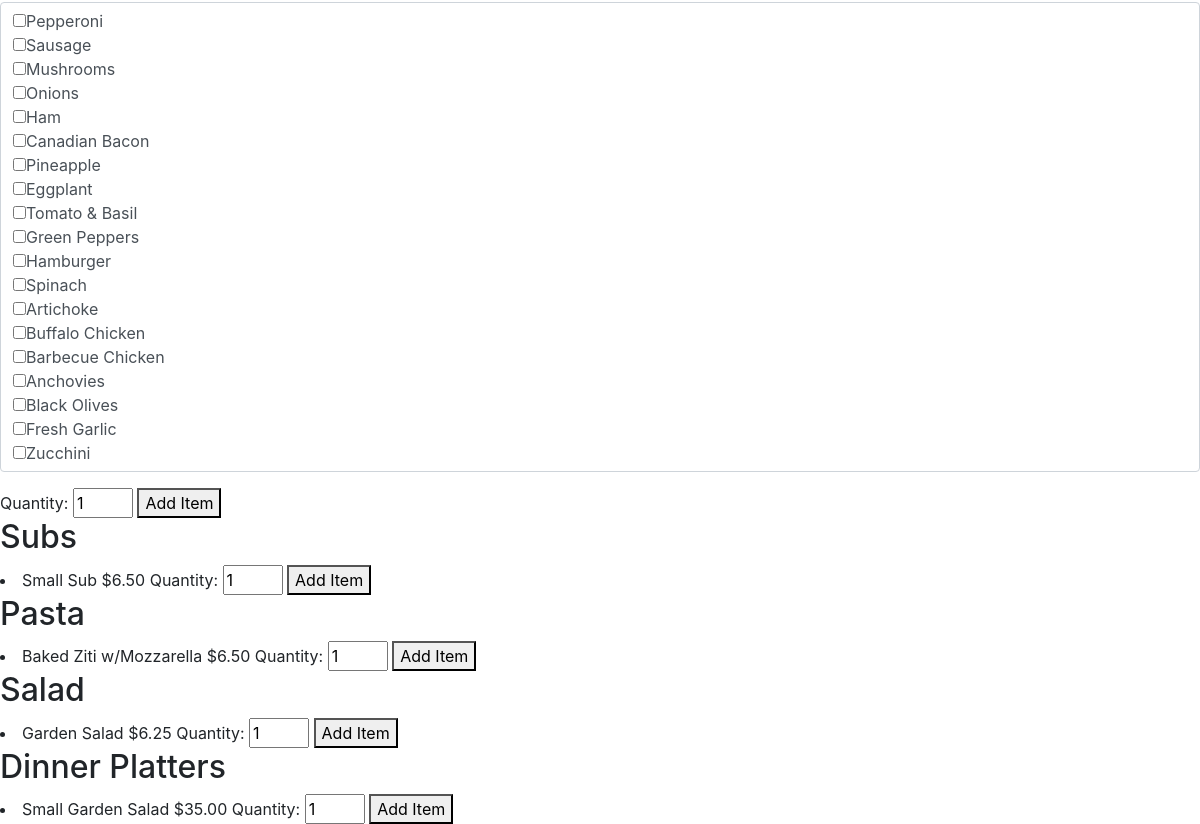
Before: /menu (lower part) with the older database file.
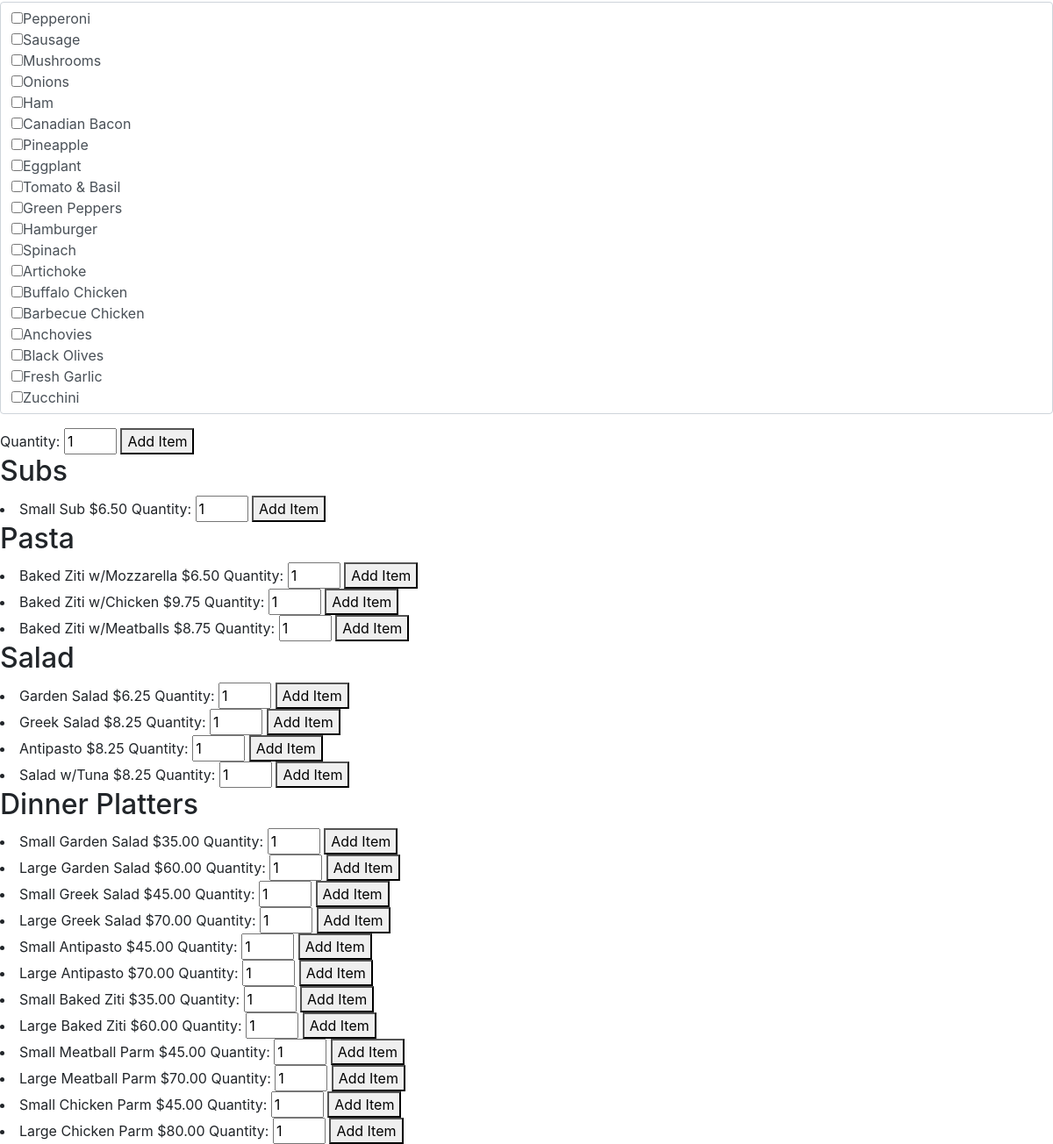
After: the same page with the newer database file.
### orders/models.py (models this page shows, shortened)
class Topping(models.Model):
    name = models.CharField(max_length = 64)

class Food(models.Model):
    item = models.ForeignKey(Item, on_delete=models.CASCADE, related_name="FoodItem")
    price = models.DecimalField(max_digits = 10, decimal_places=2,validators=[MinValueValidator(0)])
    size = models.ForeignKey(Size, on_delete=models.CASCADE, related_name="Size")
    options = (('true', 'Yes'), ('false', 'No'))
    hasToppings = models.CharField(max_length = 5, choices = options, default = 'false')
    numToppings = models.PositiveIntegerField(default = 0, help_text = "0 for cheese pizza")
    name = models.CharField(max_length = 64, default = "None", help_text = "Do not include size in name")

class Size(models.Model):
    name = models.CharField(max_length = 64)
    def __str__(self):
        return f"{self.name}"

class Item(models.Model):
    name = models.CharField(max_length = 64)
    def __str__(self):
        return f"{self.name}"

### orders/views.py (the view)
# urls.py: path("menu", views.menu, name="menu"),
def menu(request):
    context = {
        "page_text": "This is Pinnochio's Pizza menu!",
        "pizzas": Food.objects.filter(item__name = 'Pizza'),
        "subs": Food.objects.filter(item__name = 'Sub'),
        "pastas": Food.objects.filter(item__name = 'Pasta'),
        "salads": Food.objects.filter(item__name = 'Salad'),
        "dinners": Food.objects.filter(item__name = 'Dinner Platter'),
        "toppings": Topping.objects.all()
    }
    return render(request, "orders/menu.html", context)

### orders/templates/orders/menu.html (shortened to what this page needs)
{% extends "orders/base.html" %}
{% load static %}
{% block body %}
   {% for pizza in pizzas %}
      <form action="{% url 'add_item' pizza.id%}" method="post" class="submitOrder">
        {% if pizza.numToppings > 0 %}
        <div class="form-group">
            <div name="topping" data-numTop="{{pizza.numToppings}}" class="form-control toppings">
                {% for topping in toppings%}
                <input type="checkbox" name = "toppings" value="{{topping.id}}">{{topping.name}} <br>
                {% endfor %}
            </div>
          </div>
        {% endif %}
        Quantity:
        <input type="number" class = "quantity" name="quantity" min="1" value="1">
        <button class="add-item" type="submit" name="food" value="{{pizza.id}}">Add Item</button>
      </form>
    {% endfor %}
  <h2>Subs</h2>
    {% for sub in subs %}
      <form action="{% url 'add_item' sub.id%}" method="post">
        {% csrf_token %}<li>
          {{sub.size}} {{ sub.item }} ${{sub.price}}
          Quantity:
          <input type="number" class = "quantity" name="quantity" min="1" value="1">
        <button class="add-item" type="submit" name="food" value="{{sub.id}}">Add Item</button>
        </li>
      </form>
    {% endfor %}
  <h2>Pasta</h2>
   {% for pasta in pastas %}
      <form action="{% url 'add_item' pasta.id%}" method="post">
      <li>
         {{ pasta.name }} ${{pasta.price}}
          Quantity:
        <input type="number" class = "quantity" name="quantity" min="1" value="1">
          <button class="add-item" type="submit" name="food" value="{{pasta.id}}">Add Item</button>
      </li>
      </form>
    {% endfor %}
  <h2>Salad</h2>
    {% for salad in salads %}
      <form action="{% url 'add_item' salad.id%}" method="post">
      <li>
        {{ salad.name }} ${{salad.price}}
          Quantity:
        <input type="number" class = "quantity" name="quantity" min="1" value="1">
          <button class="add-item" type="submit" name="food" value="{{salad.id}}">Add Item</button>
      </li>
      </form>
    {% endfor %}
  <h2>Dinner Platters</h2>
    {% for dinner in dinners %}
      <form action="{% url 'add_item' dinner.id%}" method="post">
      <li>
        {{ dinner.size }} {{ dinner.name }} ${{dinner.price}}
          Quantity:
        <input type="number" class = "quantity" name="quantity" min="1" value="1" size = "3">
          <button class="add-item" type="submit" name="food" value="{{dinner.id}}">Add Item</button>
      </li>
      </form>
    {% endfor %}
{% endblock %}

Changed rows visible on the page:
added Food: name "Baked Ziti w/Chicken", price "9.75", {{ pasta.id }} 15 (drawn), shown under "Pasta"
added Food: name "Baked Ziti w/Meatballs", price "8.75", {{ pasta.id }} 16 (drawn), shown under "Pasta"
added Food: name "Greek Salad", price "8.25", {{ salad.id }} 17 (drawn), shown under "Salad"
added Food: name "Antipasto", price "8.25", {{ salad.id }} 18 (drawn), shown under "Salad"
added Food: name "Salad w/Tuna", price "8.25", {{ salad.id }} 19 (drawn), shown under "Salad"
added Food: size "Large", name "Garden Salad", price "60.00", {{ dinner.id }} 20 (drawn), shown under "Dinner Platters"
added Food: size "Small", name "Greek Salad", price "45.00", {{ dinner.id }} 21 (drawn), shown under "Dinner Platters"
added Food: size "Large", name "Greek Salad", price "70.00", {{ dinner.id }} 22 (drawn), shown under "Dinner Platters"
added Food: size "Small", name "Antipasto", price "45.00", {{ dinner.id }} 23 (drawn), shown under "Dinner Platters"
added Food: size "Large", name "Antipasto", price "70.00", {{ dinner.id }} 24 (drawn), shown under "Dinner Platters"
added Food: size "Small", name "Baked Ziti", price "35.00", {{ dinner.id }} 25 (drawn), shown under "Dinner Platters"
added Food: size "Large", name "Baked Ziti", price "60.00", {{ dinner.id }} 26 (drawn), shown under "Dinner Platters"
added Food: size "Small", name "Meatball Parm", price "45.00", {{ dinner.id }} 27 (drawn), shown under "Dinner Platters"
added Food: size "Large", name "Meatball Parm", price "70.00", {{ dinner.id }} 28 (drawn), shown under "Dinner Platters"
added Food: size "Small", name "Chicken Parm", price "45.00", {{ dinner.id }} 29 (drawn), shown under "Dinner Platters"
added Food: size "Large", name "Chicken Parm", price "80.00", {{ dinner.id }} 30 (drawn), shown under "Dinner Platters"
